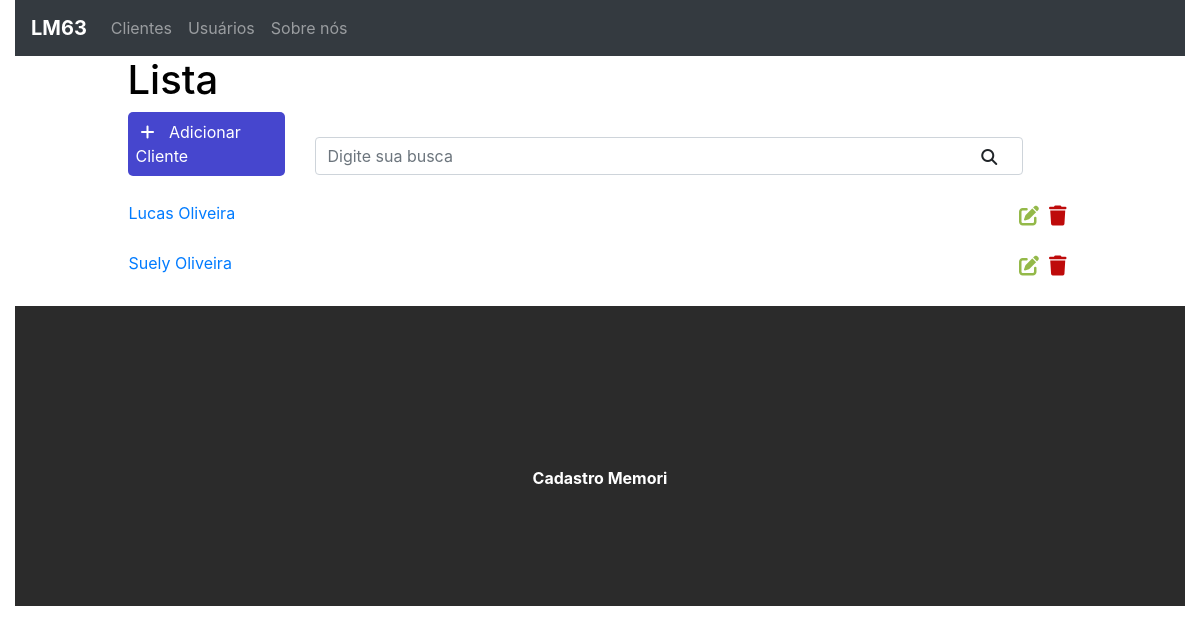
The page / on the database its author committed.
### crud/models.py (models this page shows, shortened)
class Base(models.Model):
    criacao = models.DateField('Criado', auto_now_add=True)
    alteracao = models.DateTimeField('Alterado', auto_now=True)
    ativo = models.BooleanField('Ativo?', default=True)
    class Meta:
        abstract = True

class CadastroCliente(Base):
    nome = models.CharField('Nome', max_length=20)
    sobrenome = models.CharField('Sobrenome', max_length=20)
    cpf = models.CharField('CPF', max_length=11)
    email = models.EmailField('Email', max_length=100)
    cep = models.DecimalField('CEP', max_digits=8, decimal_places=0)
    logradouro = models.CharField('Logradouro', max_length=100)
    numero = models.IntegerField('Número da casa')
    bairro = models.CharField('Bairro', max_length=50)
    cidade = models.CharField('Cidade', max_length=30)
    uf = models.CharField(max_length=2, choices=SIGLAS)
    telefone = models.DecimalField('Telefone', max_digits=11, decimal_places=0)

### crud/views.py (the view)
# urls.py: path('', views.taskList, name='task-list'),
def taskList(request):
    tasks = CadastroCliente.objects.all().order_by('-criacao')
    context = {
        'tasks': tasks
    }
    return render(request, 'tasks/list.html', context)

### crud/templates/tasks/list.html (shortened to what this page needs)
{% extends 'base.html' %}
{% block content %}
<div class="offset-1 col-10 list-div">
    <h1>Lista</h1>
    <a href="http://127.0.0.1:8000/cadastro" class="add"><div class="col-2 add-div">
       <i class="fas fa-plus"></i> Adicionar Cliente
    </div></a>
    <div class="col-9 search-div">
        <input class="form-control" type="text" id="search" name="search" placeholder="Digite sua busca">
        <i class="fas fa-search"></i>
    </div>
    <ul class="task-list">
        {% for task in tasks %}
        <li class="task-item">
            <span><a href="/conteudo/{{task.id}}">{{task.nome}} {{task.sobrenome}}</a></span>
            <span><i class="fas fa-trash"></i></span>
            <a href="update/{{task.id}}"><span><i class="fas fa-edit"></i></span></a>
        </li>
        {% endfor %}
    </ul>
</div>
{% endblock %}

### crud/static/css/styles.css (style rules this page uses)
h1 { color: rgb(0, 0, 0); }
.add-div { display: inline-block; cursor: pointer; padding: 8px; margin-right: 25px; color: white; background-color: rgb(70, 70, 206); border-radius: 5px; }
.fas.fa-plus { color: white; margin-right: 10px; margin-left: 5px; }
.fas.fa-search { position: absolute; top: 12px; right: 26px; }
.search-div { padding: 0px; display: inline-block; margin-top: 15px; margin-bottom: 15px; }
.task-list { padding-left: 0; }
.task-item { list-style: none; height: 50px; padding-top: 10px; border: 1px dashed white; }
.fas.fa-edit, .fas.fa-trash { cursor: pointer; margin: 5px; font-size: 20px; float: right; }
.fas.fa-edit { color: rgb(148, 185, 73); }
.fas.fa-trash { color: rgb(190, 10, 10); }
.add { text-decoration: none; text-underline-offset: none; color: white; }

### rows shown on the page
CadastroCliente: nome "Lucas", sobrenome "Oliveira"
CadastroCliente: nome "Suely", sobrenome "Oliveira"
